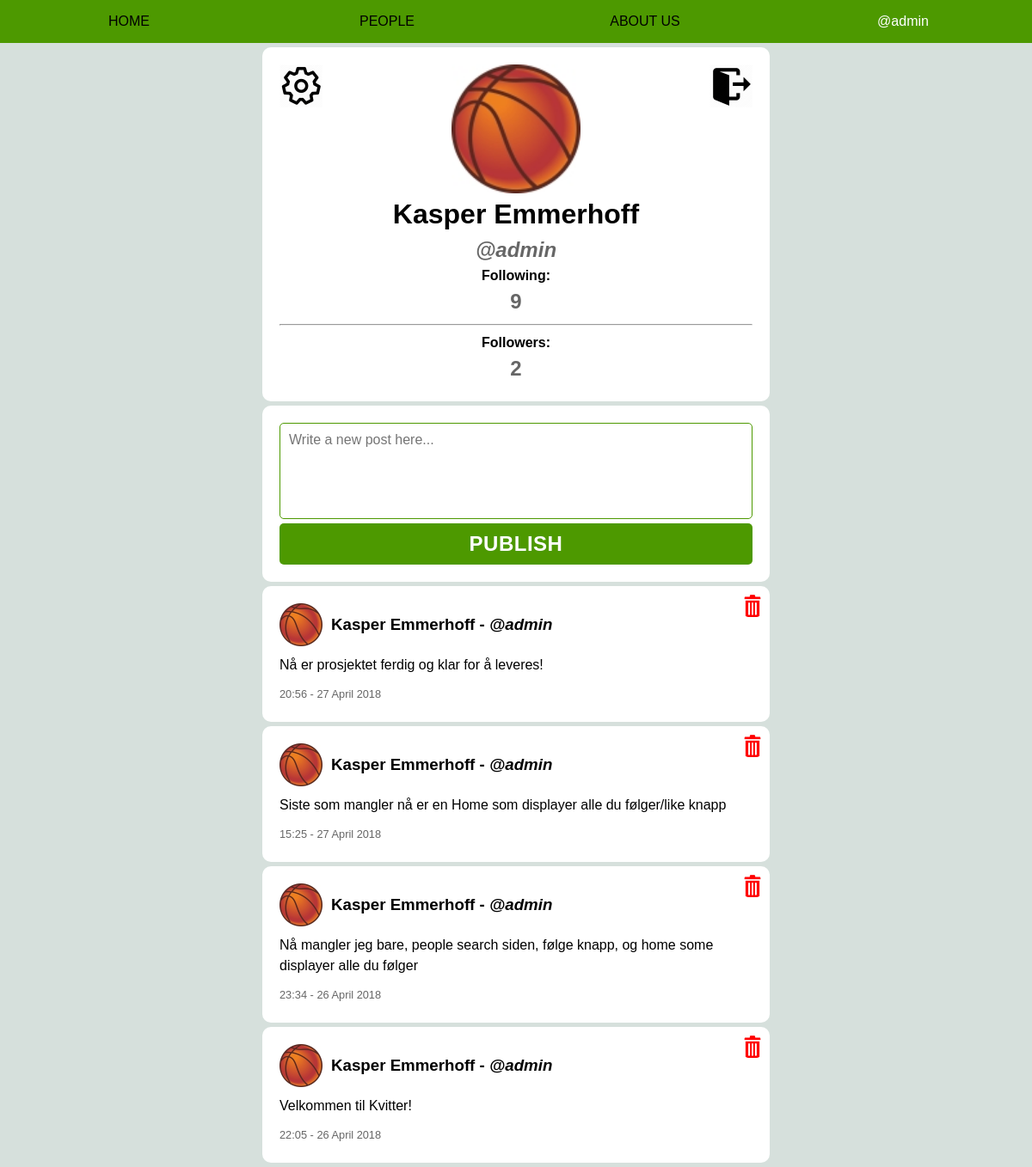
Screenshot of /user.php?u=admin (signed in) with the database file from the repository.
### tables this page shows
CREATE TABLE `users` (
  `user_id` int(11) NOT NULL,
  `username` varchar(255) NOT NULL,
  `f_name` varchar(255) NOT NULL,
  `l_name` varchar(255) NOT NULL,
  `email` varchar(255) NOT NULL,
  `pic` varchar(11) NOT NULL DEFAULT '1.jpg',
  `u_type` int(11) NOT NULL DEFAULT '1',
  `password` varchar(255) NOT NULL,
  `creationtime` datetime NOT NULL
);

CREATE TABLE `posts` (
  `post_id` int(11) NOT NULL,
  `post_text` varchar(600) NOT NULL,
  `posttime` varchar(30) NOT NULL,
  `user_id` int(11) NOT NULL
);

### include/info.inc.php (called while the page is built, shortened)
<?php
	if (isset($_SESSION['login'])){
		$user = $_SESSION['login'];
	}
	else {
		header("Location: welcome.php");
	}
?>

### user.php (the view, shortened to what this page needs)
<?php
	include("include/connect.inc.php");
	include("include/info.inc.php");
	$u = $_GET["u"];
	$uescape = mysqli_real_escape_string($con, $u);
	$uurl = urlencode($u);
	$sql = "SELECT username, f_name, l_name, pic FROM users WHERE username = '$uescape'";
	$result = $con->query($sql);
	$rad = $result->fetch_assoc();
	$sqlutype = "SELECT u_type FROM users WHERE username='$uescape'";
	$resultutype = $con->query($sqlutype);
	$radutype = $resultutype->fetch_assoc();
	$utype = $radutype['u_type'];
	$username = $rad['username'];
	$f_name = $rad['f_name'];
	$l_name = $rad['l_name'];
	$pic = $rad['pic'];
	$usernameescape = htmlspecialchars($username);
	$f_nameescape = htmlspecialchars($f_name);
	$l_nameescape = htmlspecialchars($l_name);
?>
<!DOCTYPE html>
<html lang="en">
<head>
	<link rel="stylesheet" type="text/css" href="css/main.css">
	<link rel="stylesheet" type="text/css" href="css/user.css">
</head>
<body>
	<?php include("include/header.inc.php"); ?>
	<div class="container">
		<div class="box userpage">
			<div class="userdiv">
				<?php if ($user == $u){ echo "<a href='settings.php' title='SETTINGS'><img src='media/icons/settings.png' alt='settings'></a>";}?>
				<img src="media/profilepics/<?php echo $pic;?>" width="150" alt='picture' height="150">
				<?php if ($user == $u){ echo "<a href='include/logout.inc.php' title='LOG OUT'><img src='media/icons/logout.png' alt='logout'></a>";}?>
			</div>
			<h1 class="nameverified"> <?php echo "$f_nameescape $l_nameescape";?><?php if($utype>=2){echo "<img class='verified' width='35' height='35' src=media/icons/verified.png>";}?></h1>
			<div class='followbox'>
				<div><h2><i><?php echo "@$usernameescape";?></i></h2></div>
			</div>
			<div class='followfollowers'>
				<div class=following>
					<h4> Following: </h4>
					<h2>
					<?php
						$sql8 = "SELECT * FROM follow WHERE user_id = (SELECT user_id FROM users WHERE username='$uescape')";
						$result8 = $con->query($sql8);
						echo mysqli_num_rows($result8);
					?>
					</h2>
				</div>
				<hr>
				<div class=followers>
					<h4> Followers: </h4>
					<h2>
					<?php
						$sql8 = "SELECT * FROM follow WHERE user_id_follow = (SELECT user_id FROM users WHERE username='$uescape')";
						$result8 = $con->query($sql8);
						echo mysqli_num_rows($result8);
					?>
					</h2>
				</div>
			</div>
		</div>
		<?php
			if ($u == $user){
				echo "<div class='box'>\n";
					echo "<form action='user.php?u=$uurl' method='POST'>\n";
						echo "<textarea name='innlegg' placeholder='Write a new post here...' maxlength='600' rows='5'></textarea>\n";
						echo "<input type='submit' value='PUBLISH'>\n";
					echo "</form>\n";
				echo "</div>\n";
			}
		?>
		<?php
			$sql3 = "SELECT f_name, l_name, username, pic, post_text, post_id, posttime, u_type FROM users JOIN posts ON users.user_id=posts.user_id WHERE username='$uescape' ORDER BY posts.post_id DESC";
			$result3 = $con->query($sql3);
			while ($rad3 = $result3->fetch_assoc()){
				$userfirst = htmlspecialchars($rad3['f_name']);
				$userlast = htmlspecialchars($rad3['l_name']);
				$useruser = htmlspecialchars($rad3['username']);
				$userpic = $rad3['pic'];
				$post_text = htmlspecialchars($rad3['post_text']);
				$posttime = $rad3['posttime'];
				$utype = $rad3['u_type'];
				if ($u == $user){
					echo "<div class='delete'>\n";
						echo "<form action='user.php?u=$uurl' method='POST'>\n";
							echo "<input type='image' name='delete' src='media/icons/delete.png' alt='Delete' width='20' height='22'>\n";
						echo "</form>\n";
					echo "</div>\n";
				}
				echo "<div class='box'>\n";
					echo "<div class='navn'>\n";
						echo "<img src='media/profilepics/$userpic' alt='picture' width='50' height='50'>\n";
						if($utype>=2){echo "<h3> $userfirst $userlast</h3><img class='verified' width='22' height='22' src=media/icons/verified.png><h3><i>- @$useruser</i></h3>\n";}
						else {echo "<h3> $userfirst $userlast - <i>@$useruser</i></h3>\n";}
					echo "</div>\n";
					echo "<div class='text'>\n";
						echo "<p> $post_text </p>\n";
					echo "</div>\n";
					echo "<div class='dato'>\n";
						echo "<p> $posttime </p>\n";
					echo "</div>\n";
				echo "</div>\n";
			}
		?>
	</div>
</body>
</html>

### css/main.css (style rules this page uses)
html, body, h1, h2, h3, h4, h5, h6, p, a, div, span, ul, ol, li, table, td, th, tr, form, input, label, video, img { margin: 0; padding: 0; }
h1, h2, h3, h4, h5, h6, p, li, td, th, label { word-wrap: break-word; }
body { font-family: Arial, sans-serif; background-color: #D6E0DC; }
input[type=text], input[type=password], input[type=submit] { -webkit-appearance: none; -moz-appearance: none; appearance: none; }
.container { margin: 0 auto; padding-top: 50px; max-width: 600px; }
.box { background-color: #fff; border-radius: 10px; padding: 20px; margin: 5px; line-height: 150%; }
.box h1, .box h2 { line-height: 150%; }

### css/user.css (style rules this page uses)
.userpage { display: flex; flex-direction: column; text-align: center; }
.userpage .userdiv { display: flex; flex-direction: row; justify-content: space-between; - }
.userpage .userdiv img { margin: 0 auto; }
.userpage h2 { color: #666; }
form { display: flex; flex-direction: column; }
form input, form textarea { padding: 10px; font-size: 110%; border: 1px solid #4d9900; border-radius: 5px; flex: 1; }
form textarea { font-size: 100%; resize: none; font-family: 'Arial', sans-serif; }
input[type=submit] { font-size: 150%; font-weight: bold; letter-spacing: 0.5px; color: #fff; background-color: #4d9900; border: none; margin-top: 5px; }
.navn { display: flex; align-items: center; }
.navn h3 { margin-left: 10px; min-width: 50%; }
.dato p { color: #666; font-size: 80%; }
.delete { float: right; margin: 10px 15px; }
input[type=image] { float: right; border: none; padding: 0; }
.box .text { margin: 10px auto; }
.followbox { display: flex; justify-content: center; align-items: center; }

### rows the page displays
users: pic (picture), f_name "Kasper", l_name "Emmerhoff", username "admin"
posts: user.pic (picture), user.f_name "Kasper", user.l_name "Emmerhoff", user.username "admin", post_text "Nå er prosjektet ferdig og klar for å leveres!", posttime "20:56 - 27 April 2018"
posts: user.pic (picture), user.f_name "Kasper", user.l_name "Emmerhoff", user.username "admin", post_text "Siste som mangler nå er en Home som displayer alle du følger/like knapp", posttime "15:25 - 27 April 2018"
posts: user.pic (picture), user.f_name "Kasper", user.l_name "Emmerhoff", user.username "admin", post_text "Nå mangler jeg bare, people search siden, følge knapp, og home some displayer alle du følger", posttime "23:34 - 26 April 2018"
posts: user.pic (picture), user.f_name "Kasper", user.l_name "Emmerhoff", user.username "admin", post_text "Velkommen til Kvitter!", posttime "22:05 - 26 April 2018"

### other values shown
$usere "admin"
mysqli_num_rows($result8) "9"
mysqli_num_rows($result8) "2"
